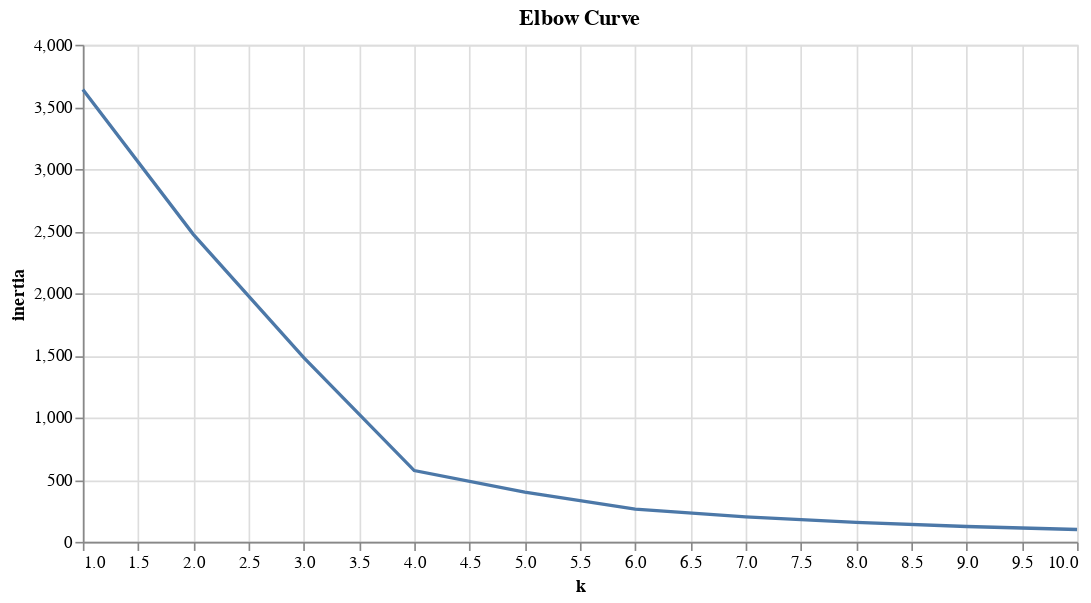

Source (notebook cell):
### Code cell
alt.Chart(df_elbow).mark_line().encode(
                x='k', 
                y='inertia',
                tooltip=['k', 'inertia']).properties(
                    title='Elbow Curve',
                    width=600
)

### Figure 1 — Vega-Lite specification as saved in the notebook (floating-point values rounded to 4 significant figures)
{"config": {"view": {"continuousWidth": 400, "continuousHeight": 300}}, "data": {"name": "data-b7361ad3130426c8e3956deadc006c56"}, "mark": "line", "encoding": {"tooltip": [{"type": "quantitative", "field": "k"}, {"type": "quantitative", "field": "inertia"}], "x": {"type": "quantitative", "field": "k"}, "y": {"type": "quantitative", "field": "inertia"}}, "title": "Elbow Curve", "width": 600, "$schema": "https://vega.github.io/schema/vega-lite/v4.0.2.json", "datasets": {"data-b7361ad3130426c8e3956deadc006c56": [{"k": 1, "inertia": 3640.0}, {"k": 2, "inertia": 2474.0}, {"k": 3, "inertia": 1483.0}, {"k": 4, "inertia": 573.5}, {"k": 5, "inertia": 399.8}, {"k": 6, "inertia": 262.9}, {"k": 7, "inertia": 200.4}, {"k": 8, "inertia": 156.0}, {"k": 9, "inertia": 123.4}, {"k": 10, "inertia": 99.54}]}}
